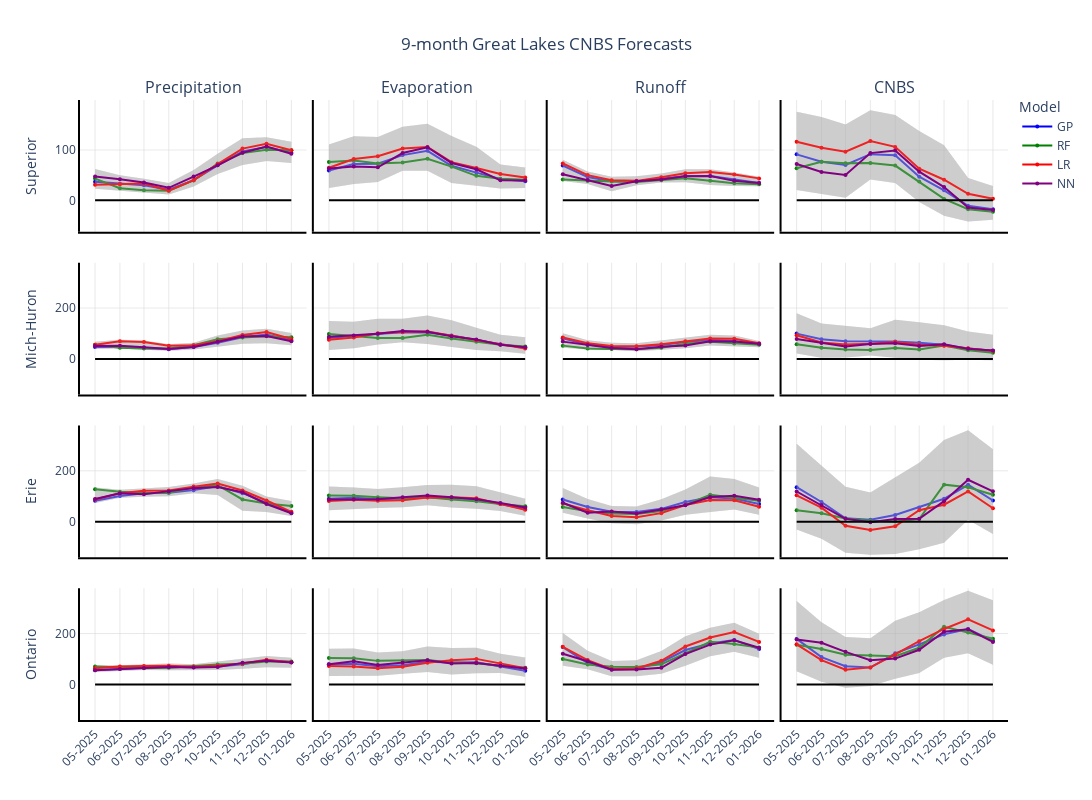

The cell this chart's notebook holds for it:
### Markdown cell above
Create an interactive figure that will let you hover over lines and it shows the model and value. This saves as an html file and opens in a web browser.

### Code cell
import plotly.graph_objects as go
from plotly.subplots import make_subplots
import pandas as pd

# Define the colors for each model
model_colors = {
    'GP': 'blue',
    'RF': 'green',
    'LR': 'red',
    'NN': 'purple'
}

# Columns of interest in the order we want to plot them
columns = ['superior_evaporation', 'superior_precipitation', 'superior_runoff', 'superior_cnbs',
           'michigan-huron_evaporation', 'michigan-huron_precipitation', 'michigan-huron_runoff', 'michigan-huron_cnbs',
           'erie_evaporation', 'erie_precipitation', 'erie_runoff', 'erie_cnbs',
           'ontario_evaporation', 'ontario_precipitation', 'ontario_runoff', 'ontario_cnbs']

# Create a 1x4 subplot grid
fig = make_subplots(rows=4, cols=4, 
                    subplot_titles=['Precipitation', 'Evaporation', 'Runoff', 'CNBS'], 
                    shared_xaxes=True, shared_yaxes=True, vertical_spacing=0.05, horizontal_spacing=0.008)

global_y_min, global_y_max = float('inf'), float('-inf')  # Initialize to extremes

# Loop over the columns and plot the means for each dataset
for i, column in enumerate(columns):
    row = i // 4  # Row index
    col = i % 4   # Column index

# Determine the lower and upper bounds of all the model forecast
    lower_bound = df.groupby(['year', 'month'])[column].quantile(0.025).reset_index()
    upper_bound = df.groupby(['year', 'month'])[column].quantile(0.975).reset_index()

    for model_info in models_info:
        model_name = model_info['model']

        # Pull out the mean values for each model
        model_mean = df[df['model'] == model_name]

        # Get the grouped DataFrame for the current model
        mean_df = model_mean.groupby(['year', 'month']).mean(numeric_only=True).reset_index()
        
        mean_df['date'] = pd.to_datetime(mean_df[['year', 'month']].assign(day=1))

        # Add the shaded region (confidence band)
        fig.add_trace(go.Scatter(x=pd.concat([mean_df['date'], mean_df['date'][::-1]]),
                         y=pd.concat([lower_bound[column], upper_bound[column][::-1]]),
                         fill='toself', fillcolor='rgba(169, 169, 169, 0.2)',
                         line=dict(color='rgba(255,255,255,0)'), showlegend=False, 
                         hovertemplate='Date: %{x}<br>Conf: 95%<br>Value: %{y}'), 
                         row=row+1, col=col+1)
        
        # Add the mean line for the current model to the figure
        fig.add_trace(go.Scatter(x=mean_df['date'], y=mean_df[column],
                                 mode='lines+markers', name=model_name, 
                                 line=dict(shape='linear', width=2, color=model_colors[model_name]), 
                                 marker=dict(size=4), 
                                 showlegend=(row == 0 and col == 0),  # Only show legend for the first subplot
                                 hovertemplate='Date: %{x}<br>Value: %{y}<br>Model: ' + model_name),
                                 row=row+1, col=col+1)

        # Update global y-axis limits
        current_y_min = lower_bound[column].min()
        current_y_max = upper_bound[column].max()
        global_y_min = min(global_y_min, current_y_min)
        global_y_max = max(global_y_max, current_y_max)

    # Set x-axis range (limits) for each subplot
    #fig.update_xaxes(range=[mean_df['date'].iloc[0], mean_df['date'].iloc[-1]], row=row+1, col=col+1)

    # Format x-axis for the last row (set x-tick labels)
    if row == 3:
        fig.update_xaxes(tickformat='%m-%Y', tickangle=-45, row=row+1, col=col+1, tickmode='array', tickvals=mean_df['date'])
    else:
        fig.update_xaxes(showticklabels=False, row=row+1, col=col+1, tickmode='array', tickvals=mean_df['date'])

    # Set y-axis labels for the first column only
    if col == 0:
        fig.update_yaxes(title_text=['Superior', 'Mich-Huron', 'Erie', 'Ontario'][row], row=row+1, col=col+1)

    # Add the y=0 dashed line to every subplot
    fig.add_trace(go.Scatter(x=[mean_df['date'].min(), mean_df['date'].max()],
                             y=[0, 0], mode='lines', line=dict(color='black'), 
                             showlegend=False), row=row+1, col=col+1)

    # Add a box around each subplot
    fig.update_xaxes(showline=True, linewidth=2, linecolor='black', row=row+1, col=col+1)
    fig.update_yaxes(showline=True, linewidth=2, linecolor='black', row=row+1, col=col+1)
    
# Set consistent y-axis limits across all subplots
for row in range(1, 5):
    for col in range(1, 5):
        fig.update_yaxes(range=[global_y_min - 10, global_y_max + 10], row=row+1, col=col+1)

# Set grid lines for all subplots
fig.update_yaxes(showgrid=True, gridwidth=0.5, gridcolor='LightGray')
fig.update_xaxes(showgrid=True, gridwidth=0.5, gridcolor='LightGray')

# Update layout and titles
fig.update_layout(
    title_text="Great Lakes 9-month NBS Forecasts",
    title_x=0.5,
    height=800, width=1500,
    showlegend=True,
    legend=dict(x=1.01, y=1.01, traceorder='normal', orientation='v', title='Model'),  # Move legend up
    plot_bgcolor='white',
)

# Save the figure as an interactive HTML file
fig.write_html(f'{dir}forecast/CNBS_forecasts_interactive.html')

# Show the plot (optional)
fig.show()
